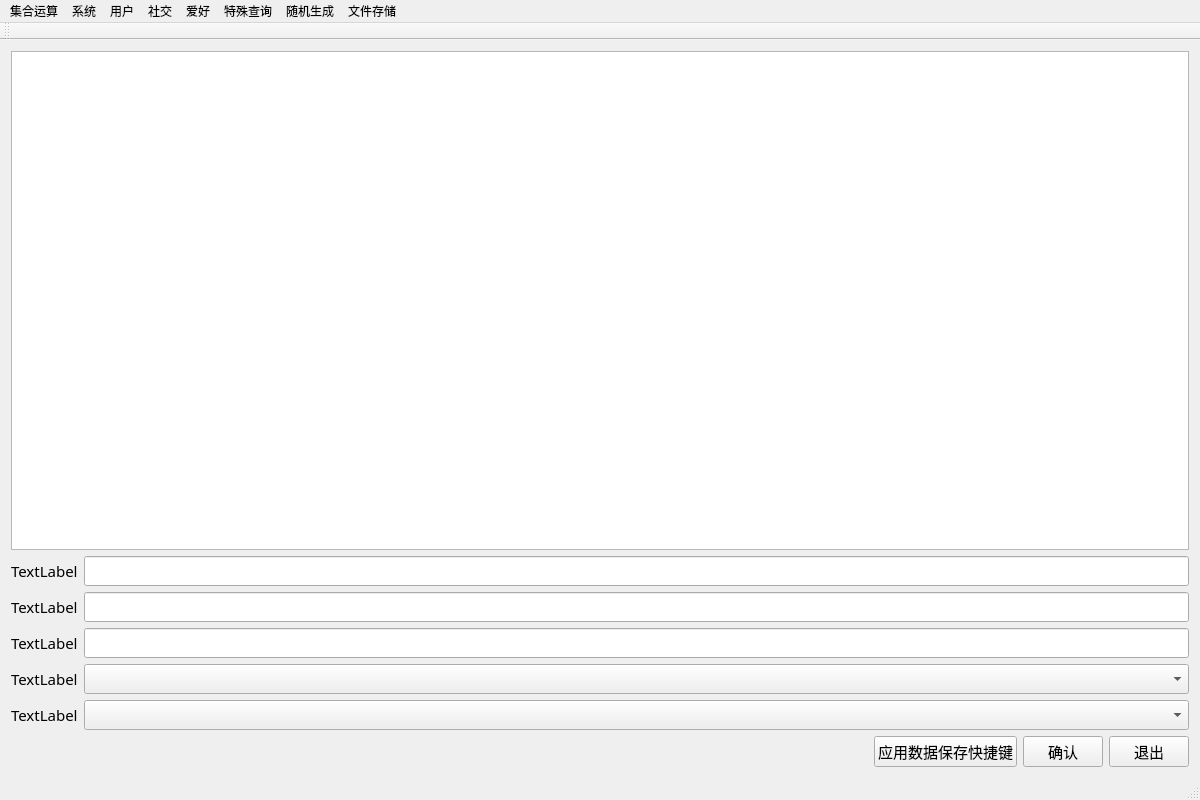
<?xml version="1.0" encoding="UTF-8"?>
<ui version="4.0">
 <class>MainWindow</class>
 <widget class="QMainWindow" name="MainWindow">
  <property name="geometry">
   <rect>
    <x>0</x>
    <y>0</y>
    <width>1200</width>
    <height>800</height>
   </rect>
  </property>
  <property name="sizePolicy">
   <sizepolicy hsizetype="Preferred" vsizetype="Preferred">
    <horstretch>0</horstretch>
    <verstretch>0</verstretch>
   </sizepolicy>
  </property>
  <property name="windowTitle">
   <string>基于AVL树表示的集合ADT实现与应用_谢添</string>
  </property>
  <widget class="QWidget" name="centralWidget">
   <property name="sizePolicy">
    <sizepolicy hsizetype="Preferred" vsizetype="Preferred">
     <horstretch>0</horstretch>
     <verstretch>0</verstretch>
    </sizepolicy>
   </property>
   <layout class="QGridLayout" name="gridLayout_2">
    <item row="0" column="0">
     <layout class="QHBoxLayout" name="horizontalLayout_2">
      <item>
       <layout class="QVBoxLayout" name="verticalLayout_2">
        <item>
         <layout class="QGridLayout" name="gridLayout"/>
        </item>
       </layout>
      </item>
      <item>
       <layout class="QVBoxLayout" name="verticalLayout" stretch="6,2,1">
        <item>
         <widget class="QTextBrowser" name="textBrowser">
          <property name="sizePolicy">
           <sizepolicy hsizetype="Preferred" vsizetype="Expanding">
            <horstretch>0</horstretch>
            <verstretch>0</verstretch>
           </sizepolicy>
          </property>
          <property name="minimumSize">
           <size>
            <width>0</width>
            <height>350</height>
           </size>
          </property>
          <property name="font">
           <font>
            <family>Microsoft YaHei</family>
            <pointsize>11</pointsize>
           </font>
          </property>
         </widget>
        </item>
        <item>
         <layout class="QVBoxLayout" name="verticalLayout_4" stretch="1,0">
          <item>
           <layout class="QGridLayout" name="gridLayout_3">
            <item row="1" column="1">
             <widget class="QLineEdit" name="input2">
              <property name="sizePolicy">
               <sizepolicy hsizetype="Preferred" vsizetype="Fixed">
                <horstretch>0</horstretch>
                <verstretch>0</verstretch>
               </sizepolicy>
              </property>
              <property name="font">
               <font>
                <family>Microsoft YaHei</family>
                <pointsize>11</pointsize>
               </font>
              </property>
             </widget>
            </item>
            <item row="3" column="1">
             <widget class="QComboBox" name="comboBox">
              <property name="sizePolicy">
               <sizepolicy hsizetype="Preferred" vsizetype="Fixed">
                <horstretch>0</horstretch>
                <verstretch>0</verstretch>
               </sizepolicy>
              </property>
              <property name="font">
               <font>
                <family>Microsoft YaHei</family>
                <pointsize>11</pointsize>
               </font>
              </property>
             </widget>
            </item>
            <item row="2" column="0">
             <widget class="QLabel" name="label3">
              <property name="sizePolicy">
               <sizepolicy hsizetype="Preferred" vsizetype="Fixed">
                <horstretch>0</horstretch>
                <verstretch>0</verstretch>
               </sizepolicy>
              </property>
              <property name="font">
               <font>
                <family>Microsoft YaHei</family>
                <pointsize>11</pointsize>
               </font>
              </property>
              <property name="text">
               <string>TextLabel</string>
              </property>
             </widget>
            </item>
            <item row="2" column="1">
             <widget class="QLineEdit" name="input3">
              <property name="sizePolicy">
               <sizepolicy hsizetype="Preferred" vsizetype="Fixed">
                <horstretch>0</horstretch>
                <verstretch>0</verstretch>
               </sizepolicy>
              </property>
              <property name="font">
               <font>
                <family>Microsoft YaHei</family>
                <pointsize>11</pointsize>
               </font>
              </property>
             </widget>
            </item>
            <item row="0" column="1">
             <widget class="QLineEdit" name="input1">
              <property name="sizePolicy">
               <sizepolicy hsizetype="Preferred" vsizetype="Fixed">
                <horstretch>0</horstretch>
                <verstretch>0</verstretch>
               </sizepolicy>
              </property>
              <property name="font">
               <font>
                <family>Microsoft YaHei</family>
                <pointsize>11</pointsize>
               </font>
              </property>
             </widget>
            </item>
            <item row="4" column="1">
             <widget class="QComboBox" name="comboBox_1">
              <property name="sizePolicy">
               <sizepolicy hsizetype="Preferred" vsizetype="Fixed">
                <horstretch>0</horstretch>
                <verstretch>0</verstretch>
               </sizepolicy>
              </property>
              <property name="font">
               <font>
                <family>Microsoft YaHei</family>
                <pointsize>11</pointsize>
               </font>
              </property>
             </widget>
            </item>
            <item row="0" column="0">
             <widget class="QLabel" name="label1">
              <property name="sizePolicy">
               <sizepolicy hsizetype="Fixed" vsizetype="Fixed">
                <horstretch>0</horstretch>
                <verstretch>0</verstretch>
               </sizepolicy>
              </property>
              <property name="font">
               <font>
                <family>Microsoft YaHei</family>
                <pointsize>11</pointsize>
               </font>
              </property>
              <property name="text">
               <string>TextLabel</string>
              </property>
             </widget>
            </item>
            <item row="1" column="0">
             <widget class="QLabel" name="label2">
              <property name="sizePolicy">
               <sizepolicy hsizetype="Preferred" vsizetype="Fixed">
                <horstretch>0</horstretch>
                <verstretch>0</verstretch>
               </sizepolicy>
              </property>
              <property name="font">
               <font>
                <family>Microsoft YaHei</family>
                <pointsize>11</pointsize>
               </font>
              </property>
              <property name="text">
               <string>TextLabel</string>
              </property>
             </widget>
            </item>
            <item row="3" column="0">
             <widget class="QLabel" name="label4">
              <property name="sizePolicy">
               <sizepolicy hsizetype="Preferred" vsizetype="Fixed">
                <horstretch>0</horstretch>
                <verstretch>0</verstretch>
               </sizepolicy>
              </property>
              <property name="font">
               <font>
                <family>Microsoft YaHei</family>
                <pointsize>11</pointsize>
               </font>
              </property>
              <property name="text">
               <string>TextLabel</string>
              </property>
             </widget>
            </item>
            <item row="4" column="0">
             <widget class="QLabel" name="label5">
              <property name="font">
               <font>
                <family>Microsoft YaHei</family>
                <pointsize>11</pointsize>
               </font>
              </property>
              <property name="text">
               <string>TextLabel</string>
              </property>
             </widget>
            </item>
           </layout>
          </item>
          <item>
           <spacer name="verticalSpacer_2">
            <property name="orientation">
             <enum>Qt::Vertical</enum>
            </property>
            <property name="sizeType">
             <enum>QSizePolicy::Expanding</enum>
            </property>
            <property name="sizeHint" stdset="0">
             <size>
              <width>20</width>
              <height>15</height>
             </size>
            </property>
           </spacer>
          </item>
         </layout>
        </item>
        <item>
         <layout class="QHBoxLayout" name="horizontalLayout">
          <item>
           <spacer name="horizontalSpacer">
            <property name="orientation">
             <enum>Qt::Horizontal</enum>
            </property>
            <property name="sizeHint" stdset="0">
             <size>
              <width>40</width>
              <height>20</height>
             </size>
            </property>
           </spacer>
          </item>
          <item>
           <widget class="QPushButton" name="button_save">
            <property name="font">
             <font>
              <family>Microsoft YaHei</family>
              <pointsize>11</pointsize>
             </font>
            </property>
            <property name="text">
             <string>应用数据保存快捷键</string>
            </property>
           </widget>
          </item>
          <item>
           <widget class="QPushButton" name="button_ok">
            <property name="sizePolicy">
             <sizepolicy hsizetype="Preferred" vsizetype="Fixed">
              <horstretch>0</horstretch>
              <verstretch>0</verstretch>
             </sizepolicy>
            </property>
            <property name="minimumSize">
             <size>
              <width>0</width>
              <height>0</height>
             </size>
            </property>
            <property name="font">
             <font>
              <family>Microsoft YaHei</family>
              <pointsize>11</pointsize>
             </font>
            </property>
            <property name="text">
             <string>确认</string>
            </property>
           </widget>
          </item>
          <item>
           <widget class="QPushButton" name="button_exit">
            <property name="sizePolicy">
             <sizepolicy hsizetype="Preferred" vsizetype="Fixed">
              <horstretch>0</horstretch>
              <verstretch>0</verstretch>
             </sizepolicy>
            </property>
            <property name="minimumSize">
             <size>
              <width>0</width>
              <height>0</height>
             </size>
            </property>
            <property name="font">
             <font>
              <family>Microsoft YaHei</family>
              <pointsize>11</pointsize>
             </font>
            </property>
            <property name="text">
             <string>退出</string>
            </property>
           </widget>
          </item>
         </layout>
        </item>
       </layout>
      </item>
     </layout>
    </item>
   </layout>
  </widget>
  <widget class="QToolBar" name="mainToolBar">
   <attribute name="toolBarArea">
    <enum>TopToolBarArea</enum>
   </attribute>
   <attribute name="toolBarBreak">
    <bool>false</bool>
   </attribute>
  </widget>
  <widget class="QStatusBar" name="statusBar"/>
  <widget class="QMenuBar" name="menuBar">
   <property name="geometry">
    <rect>
     <x>0</x>
     <y>0</y>
     <width>1200</width>
     <height>26</height>
    </rect>
   </property>
   <widget class="QMenu" name="menu_user">
    <property name="title">
     <string>用户</string>
    </property>
    <addaction name="action_insert"/>
    <addaction name="action_remove"/>
    <addaction name="action_modify"/>
    <addaction name="action_member"/>
    <addaction name="action_size"/>
    <addaction name="action_traverse"/>
   </widget>
   <widget class="QMenu" name="menu_relation">
    <property name="title">
     <string>社交</string>
    </property>
    <addaction name="action_relationreset"/>
    <addaction name="action_relationinsert"/>
    <addaction name="action_relationremove"/>
    <addaction name="action_relationmodify"/>
    <addaction name="action_relationmember"/>
    <addaction name="action_relationtraverse"/>
   </widget>
   <widget class="QMenu" name="menu_hobby">
    <property name="title">
     <string>爱好</string>
    </property>
    <addaction name="action_hobbyreset"/>
    <addaction name="action_hobbyinsert"/>
    <addaction name="action_hobbyremove"/>
    <addaction name="action_hobbymodify"/>
    <addaction name="action_hobbymember"/>
    <addaction name="action_hobbytraverse"/>
   </widget>
   <widget class="QMenu" name="menu_search">
    <property name="title">
     <string>特殊查询</string>
    </property>
    <addaction name="bothfollow"/>
    <addaction name="bothhobby"/>
    <addaction name="twodegreefriend"/>
   </widget>
   <widget class="QMenu" name="menu_random">
    <property name="title">
     <string>随机生成</string>
    </property>
    <addaction name="random"/>
   </widget>
   <widget class="QMenu" name="menu_file">
    <property name="title">
     <string>文件存储</string>
    </property>
    <addaction name="saveset"/>
    <addaction name="readset"/>
    <addaction name="saveapply"/>
    <addaction name="readapply"/>
    <addaction name="readapplybackup"/>
    <addaction name="saveapplybackup"/>
   </widget>
   <widget class="QMenu" name="menu_system">
    <property name="title">
     <string>系统</string>
    </property>
    <addaction name="action_init"/>
    <addaction name="action_destroy"/>
   </widget>
   <widget class="QMenu" name="menu">
    <property name="title">
     <string>集合运算</string>
    </property>
    <addaction name="separator"/>
    <addaction name="set_init"/>
    <addaction name="set_destroy"/>
    <addaction name="set_insert"/>
    <addaction name="set_remove"/>
    <addaction name="set_intersection"/>
    <addaction name="set_union"/>
    <addaction name="set_difference"/>
    <addaction name="set_size"/>
    <addaction name="set_member"/>
    <addaction name="set_subset"/>
    <addaction name="set_equal"/>
    <addaction name="actionhigh"/>
   </widget>
   <addaction name="menu"/>
   <addaction name="menu_system"/>
   <addaction name="menu_user"/>
   <addaction name="menu_relation"/>
   <addaction name="menu_hobby"/>
   <addaction name="menu_search"/>
   <addaction name="menu_random"/>
   <addaction name="menu_file"/>
  </widget>
  <action name="action_insert">
   <property name="text">
    <string>添加用户</string>
   </property>
   <property name="font">
    <font>
     <family>Microsoft YaHei UI</family>
     <weight>50</weight>
     <italic>false</italic>
     <bold>false</bold>
    </font>
   </property>
  </action>
  <action name="action_member">
   <property name="text">
    <string>查找用户</string>
   </property>
  </action>
  <action name="action_remove">
   <property name="text">
    <string>删除用户</string>
   </property>
  </action>
  <action name="action_modify">
   <property name="text">
    <string>修改用户</string>
   </property>
  </action>
  <action name="action_init">
   <property name="text">
    <string>初始化系统</string>
   </property>
  </action>
  <action name="action_destroy">
   <property name="text">
    <string>销毁系统</string>
   </property>
  </action>
  <action name="action_size">
   <property name="text">
    <string>当前用户数</string>
   </property>
  </action>
  <action name="action_traverse">
   <property name="text">
    <string>遍历所有用户</string>
   </property>
  </action>
  <action name="action_relationinsert">
   <property name="text">
    <string>添加用户的社交</string>
   </property>
  </action>
  <action name="action_relationremove">
   <property name="text">
    <string>删除用户的社交</string>
   </property>
  </action>
  <action name="action_relationmodify">
   <property name="text">
    <string>修改用户的社交</string>
   </property>
  </action>
  <action name="action_relationmember">
   <property name="text">
    <string>查询用户的社交</string>
   </property>
  </action>
  <action name="action_relationtraverse">
   <property name="text">
    <string>遍历用户的社交</string>
   </property>
  </action>
  <action name="action_relationreset">
   <property name="text">
    <string>重置用户的社交</string>
   </property>
  </action>
  <action name="action_hobbyinsert">
   <property name="text">
    <string>添加用户的爱好</string>
   </property>
  </action>
  <action name="action_hobbyremove">
   <property name="text">
    <string>删除用户的爱好</string>
   </property>
  </action>
  <action name="action_hobbymodify">
   <property name="text">
    <string>修改用户的爱好</string>
   </property>
  </action>
  <action name="action_hobbymember">
   <property name="text">
    <string>查询用户的爱好</string>
   </property>
  </action>
  <action name="action_hobbytraverse">
   <property name="text">
    <string>遍历用户的爱好</string>
   </property>
  </action>
  <action name="action_hobbyreset">
   <property name="text">
    <string>清空用户的爱好</string>
   </property>
  </action>
  <action name="bothfollow">
   <property name="text">
    <string>共同关注查询</string>
   </property>
  </action>
  <action name="bothhobby">
   <property name="text">
    <string>共同喜好查询</string>
   </property>
  </action>
  <action name="twodegreefriend">
   <property name="text">
    <string>二度好友查询</string>
   </property>
  </action>
  <action name="random">
   <property name="text">
    <string>随机生成数据</string>
   </property>
  </action>
  <action name="readapplybackup">
   <property name="text">
    <string>应用备份读取</string>
   </property>
  </action>
  <action name="saveapplybackup">
   <property name="text">
    <string>应用备份保存</string>
   </property>
  </action>
  <action name="bothfriend">
   <property name="text">
    <string>共同好友查询</string>
   </property>
  </action>
  <action name="bothfollower">
   <property name="text">
    <string>共同粉丝查询</string>
   </property>
  </action>
  <action name="actionhigh">
   <property name="text">
    <string>high</string>
   </property>
  </action>
  <action name="set_insert">
   <property name="text">
    <string>set_insert</string>
   </property>
  </action>
  <action name="set_destroy">
   <property name="text">
    <string>set_destroy</string>
   </property>
  </action>
  <action name="set_remove">
   <property name="text">
    <string>set_remove</string>
   </property>
  </action>
  <action name="set_init">
   <property name="text">
    <string>set_init</string>
   </property>
  </action>
  <action name="set_union">
   <property name="text">
    <string>set_union</string>
   </property>
  </action>
  <action name="set_intersection">
   <property name="text">
    <string>set_intersection</string>
   </property>
  </action>
  <action name="set_difference">
   <property name="text">
    <string>set_difference</string>
   </property>
  </action>
  <action name="set_size">
   <property name="text">
    <string>set_size</string>
   </property>
  </action>
  <action name="set_member">
   <property name="text">
    <string>set_member</string>
   </property>
  </action>
  <action name="set_subset">
   <property name="text">
    <string>set_subset</string>
   </property>
  </action>
  <action name="set_equal">
   <property name="text">
    <string>set_equal</string>
   </property>
  </action>
  <action name="saveset">
   <property name="text">
    <string>集合保存</string>
   </property>
  </action>
  <action name="readset">
   <property name="text">
    <string>集合读取</string>
   </property>
  </action>
  <action name="saveapply">
   <property name="text">
    <string>默认保存</string>
   </property>
  </action>
  <action name="readapply">
   <property name="text">
    <string>默认读取</string>
   </property>
  </action>
 </widget>
 <layoutdefault spacing="6" margin="11"/>
 <resources/>
 <connections>
  <connection>
   <sender>button_exit</sender>
   <signal>clicked()</signal>
   <receiver>MainWindow</receiver>
   <slot>close()</slot>
   <hints>
    <hint type="sourcelabel">
     <x>84</x>
     <y>145</y>
    </hint>
    <hint type="destinationlabel">
     <x>187</x>
     <y>98</y>
    </hint>
   </hints>
  </connection>
 </connections>
</ui>
